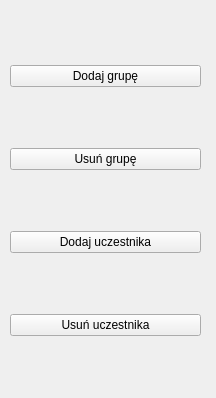
<?xml version="1.0" encoding="UTF-8"?>
<ui version="4.0">
 <class>GrupyPanel</class>
 <widget class="QWidget" name="GrupyPanel">
  <property name="geometry">
   <rect>
    <x>0</x>
    <y>0</y>
    <width>216</width>
    <height>398</height>
   </rect>
  </property>
  <property name="windowTitle">
   <string>Form</string>
  </property>
  <widget class="QWidget" name="layoutWidget">
   <property name="geometry">
    <rect>
     <x>10</x>
     <y>10</y>
     <width>191</width>
     <height>381</height>
    </rect>
   </property>
   <layout class="QVBoxLayout" name="verticalLayout">
    <item>
     <widget class="QPushButton" name="addGroupButton">
      <property name="text">
       <string>Dodaj grupę</string>
      </property>
     </widget>
    </item>
    <item>
     <widget class="QPushButton" name="removeGroupButton">
      <property name="text">
       <string>Usuń grupę</string>
      </property>
     </widget>
    </item>
    <item>
     <widget class="QPushButton" name="addUserButton">
      <property name="text">
       <string>Dodaj uczestnika</string>
      </property>
     </widget>
    </item>
    <item>
     <widget class="QPushButton" name="removeUserButton">
      <property name="text">
       <string>Usuń uczestnika</string>
      </property>
     </widget>
    </item>
   </layout>
  </widget>
 </widget>
 <resources/>
 <connections/>
</ui>
